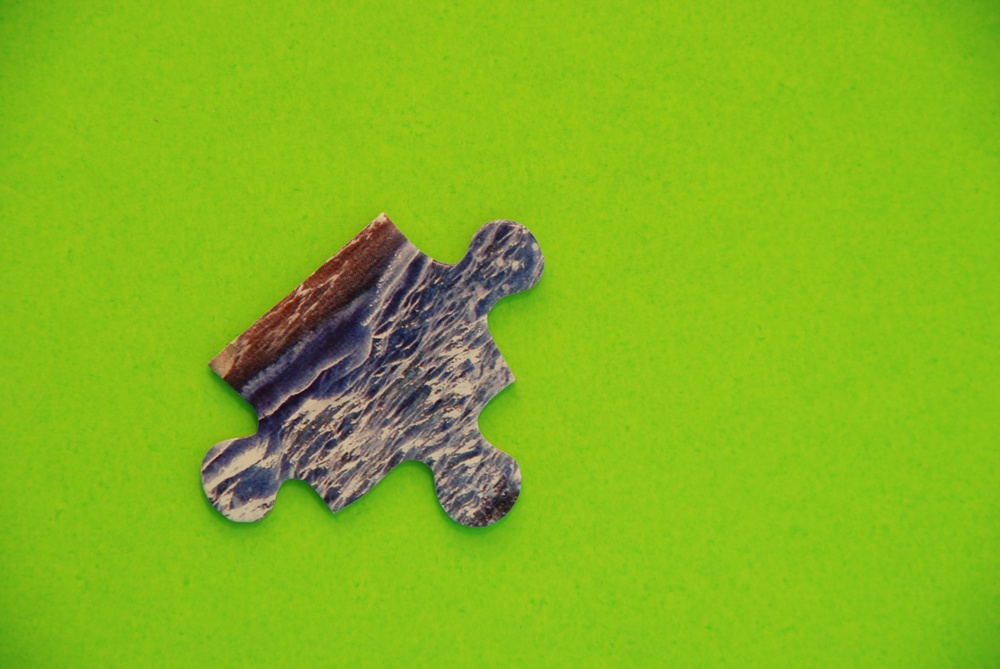
#> input picture data/unicorn/11.jpg, 1000 x 669 px, shrunk from 3872 x 2592 before the run
$ python process_piece.py   (older library calls are emulated)
#> lines starting #> are read from the running program, lines starting #| are printed output that depends on the picture; after the words box and inside, x2 and y2 are one past the last pixel; in counts of white or black regions, pixels touching at a corner belong together
#> further down, img is the input picture: shape (669, 1000, 3); mean B, G, R 29.3, 182.8, 132.8
#This script extract features abut puzzle peace
import numpy as np
import cv2
import scipy
from scipy.ndimage import measurements
from matplotlib import pyplot


#Assumes img has only one piece in it. Returns a mask where 1 is the piece, 0 outside
def locate_piece(img):
    #Extract puzzle peace mask by color
    gray_image = cv2.cvtColor(img, cv2.COLOR_BGR2GRAY)
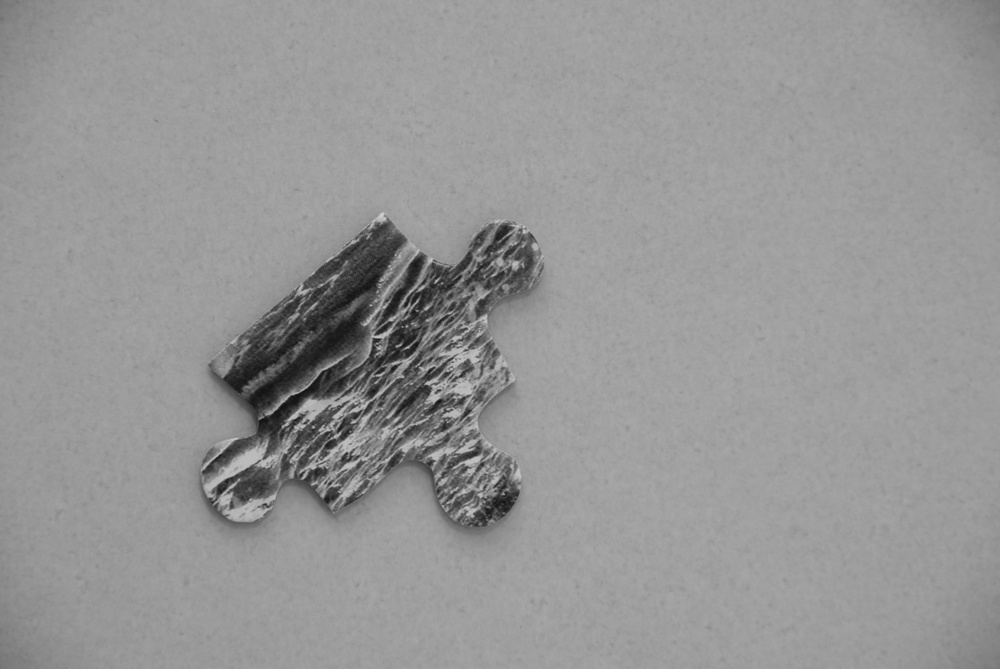
#> gray_image: shape (669, 1000); min 15, max 211, mean 150.3
    g = img[:,:,1]
    relative_g = g/(gray_image+1); #Relative green propotion
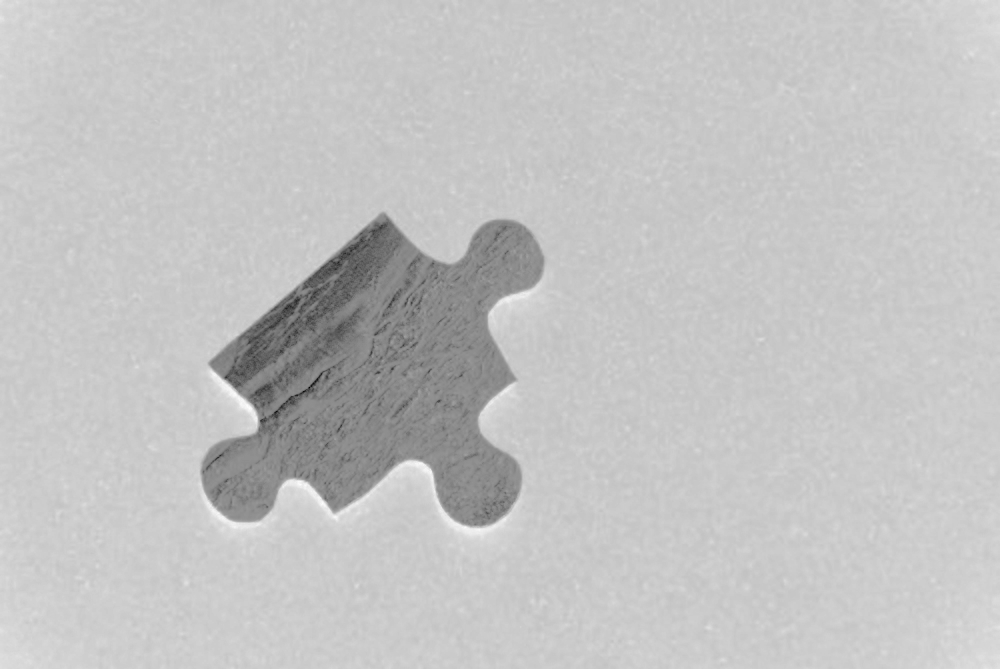
#> relative_g: shape (669, 1000) float64; min 0.4, max 1.44, mean 1.2; drawn with min black and max white
    mask = cv2.inRange(relative_g, 1.10, 1.30)
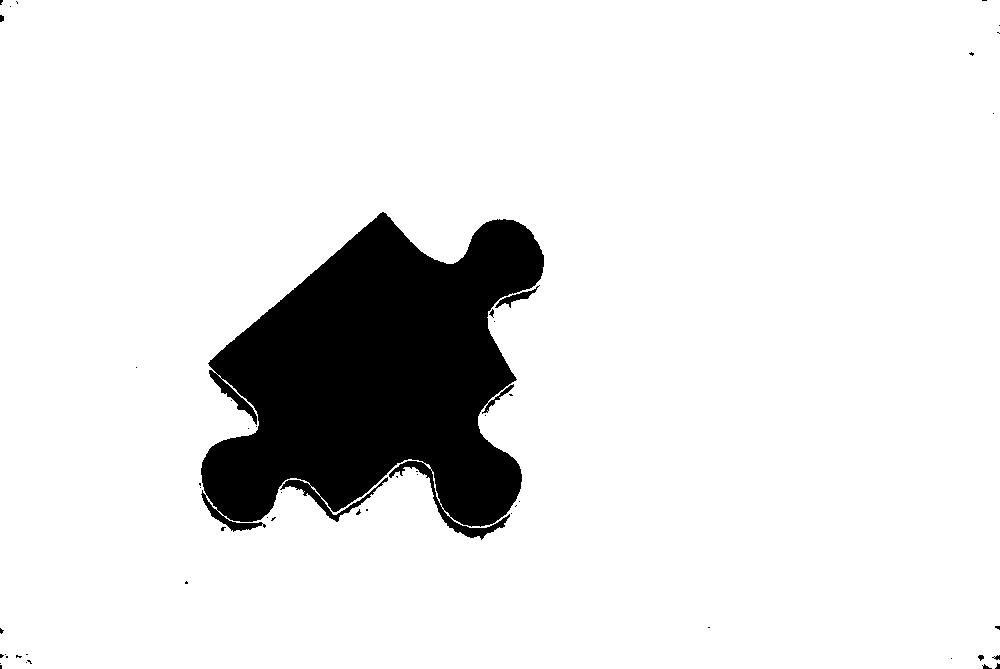
#> mask: shape (669, 1000); 89.4% white; 51 black regions (44 under 20 px), largest, box (x1, y1, x2, y2) and area: (201, 212, 544, 540) 70297, (495, 285, 540, 308) 239, (0, 15, 4, 22) 24
    tmp,mask = cv2.threshold(mask, 100,1, cv2.THRESH_BINARY_INV);

    #Run Morphological Transformations filter out the main peace
    #Main peace is the largest cluster after background
    labeled_array, n_labels = scipy.ndimage.measurements.label(mask)
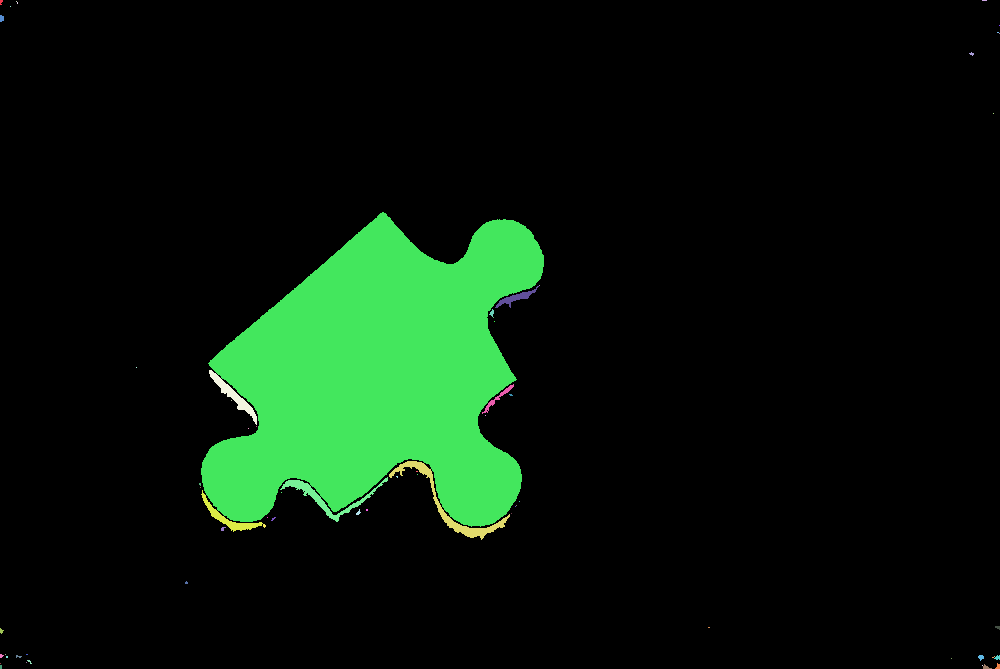
#> labeled_array: shape (669, 1000) int32; 66 distinct labels, from 0 to 65; one colour per label, 0 black
#> n_labels = 65
    hist,tmp = np.histogram(labeled_array,n_labels)
#> hist = 65 values, max 598135 at index 0, min 1 at index 3, mean 10292.3; tmp = 66 values from 0 to 65
    hist = hist[1:]
#> hist = 64 values, max 67533 at index 11, min 1 at index 2, mean 1107.3
    mask = (labeled_array == (np.argmax(hist)+1))
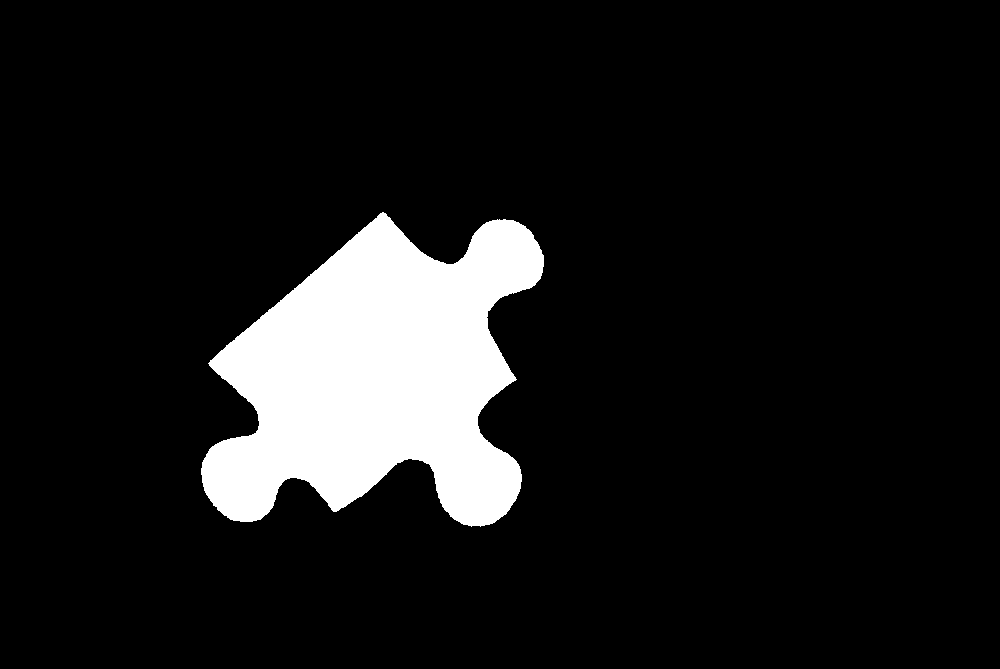
#> mask: shape (669, 1000) bool; 10.1% white; 1 white region

    return mask

#This function preprocess piece data, finds contour and orientation
#Returns:
#   cnt - contour of the piece (rotated)
#   mask - piece mask (rotated)
#   img - piece image (rotated)
#   rect - piece rectangular and rotation at the original image(degrees)
#Inputs:
#is_plot=0 - no plotting, 1 - plot rotated pice, 2 - rotate original pice with contour on it
def preprocess_piece(mask,img, is_plot=0):

    #Find piece countour
#> called with is_plot = 1
    tmp,contours,hierarchy = cv2.findContours(image=mask.astype(np.uint8), mode=cv2.RETR_EXTERNAL, method=cv2.CHAIN_APPROX_NONE)
#> contours = 1 contour; box (x1, y1, x2, y2) and area: (201, 212, 544, 527) 66930
    cnt = contours[0].reshape(-1,2); #We assume only one contour
#> cnt = 1205 pairs, first value 201 to 543, second value 212 to 526

    #Find bounding box with orientation
    rect = cv2.minAreaRect(cnt)
#> rect = ((371.8, 370), (316.7, 329.9), -86.72)

    #Find Center of piece and angle
    center = (np.array(rect[0])+np.array(rect[1]))/2;
#> center = [344.3, 349.9]
    angle = rect[2]*np.pi/180
#> angle = -1.51

    #Rotate

    #Rotate contour
    rot = np.array([[np.cos(angle), np.sin(angle)],[-np.sin(angle), np.cos(angle)]]);
#> rot = [[0.0573, -0.998], [0.998, 0.0573]]
    cnt_rotated = (np.matmul(rot,(cnt-center).T).T+center);
#> cnt_rotated = 1205 pairs, first value 167.5 to 484.2, second value 213.7 to 543.5

    #Get new bounding box
    x,y,w1,h1 = cv2.boundingRect(cnt_rotated.astype(np.int32))
#> x = 167; y = 213; w1 = 318; h1 = 331

    #Rotate images
    rotMat = cv2.getRotationMatrix2D(tuple(center),angle*180/np.pi, 1.0)
#> rotMat = [[0.0573, -0.998, 673.9], [0.998, 0.0573, -13.82]]
    ros,cols,tmp = img.shape
#> ros = 669; cols = 1000; tmp = 3
    img_rotated = cv2.warpAffine(img,rotMat,(ros,cols));
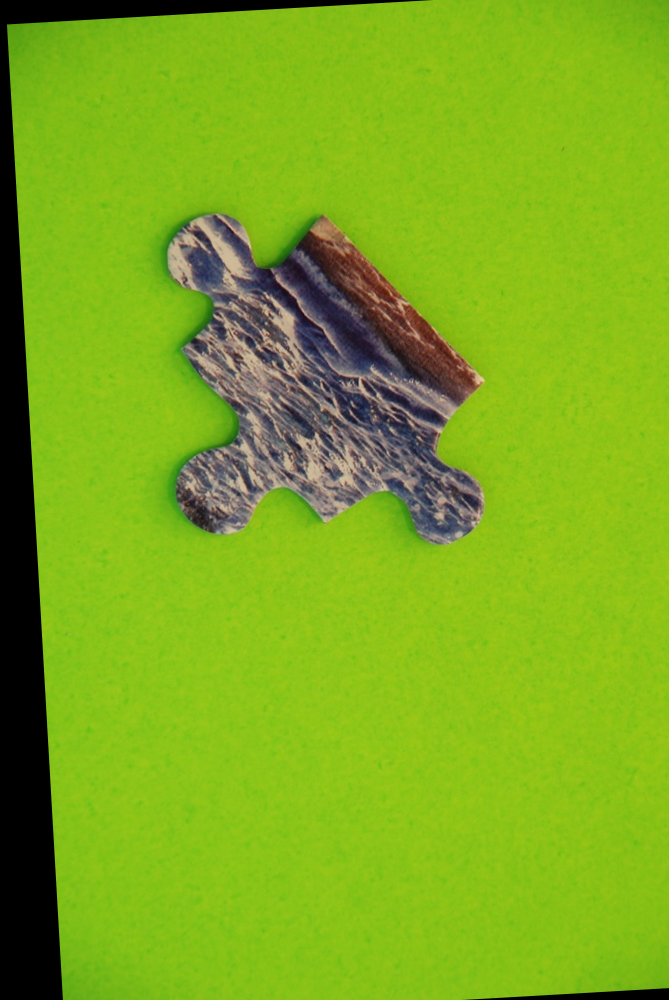
#> img_rotated: shape (1000, 669, 3); mean B, G, R 28.1, 171.2, 124.7

    #Trim image to fit the piece
    img_rotated=img_rotated[y:(y+h1),x:(x+w1),:]
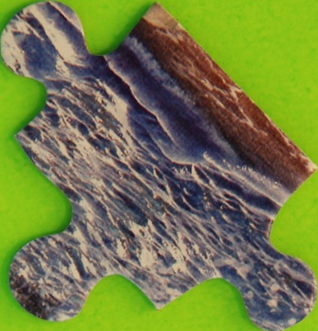
#> img_rotated: shape (331, 318, 3); mean B, G, R 68.3, 125.7, 113.9
    cnt_rotated = (cnt_rotated-np.array([x,y])).astype(np.int32);
#> cnt_rotated = 1205 pairs, first value 0 to 317, second value 0 to 330
    mask_rotated = np.zeros(np.array([h1,w1]), int);
#> (the run stopped early here; a loop or call above may not have finished)

$ run again, with data/unicorn/0.jpg copied over data/unicorn/11.jpg
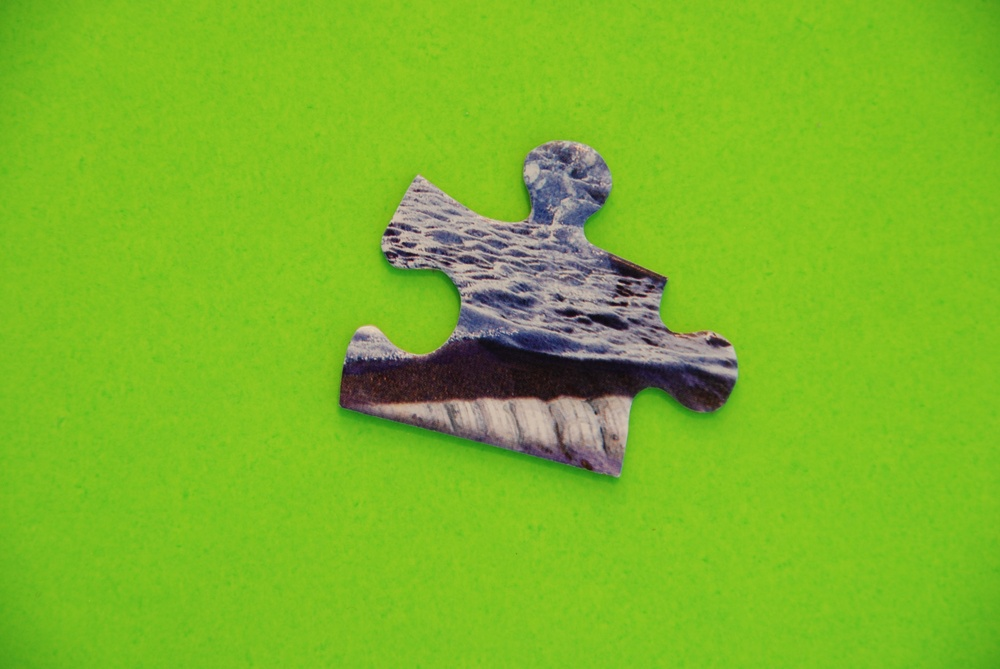
#> input picture data/unicorn/0.jpg, 1000 x 669 px, shrunk from 3872 x 2592 before the run
#> img is the input picture: shape (669, 1000, 3); mean B, G, R 38.9, 183.8, 124.5
#> in locate_piece, `labeled_array, n_labels = scipy.ndimage.measurements.label(mask)`:
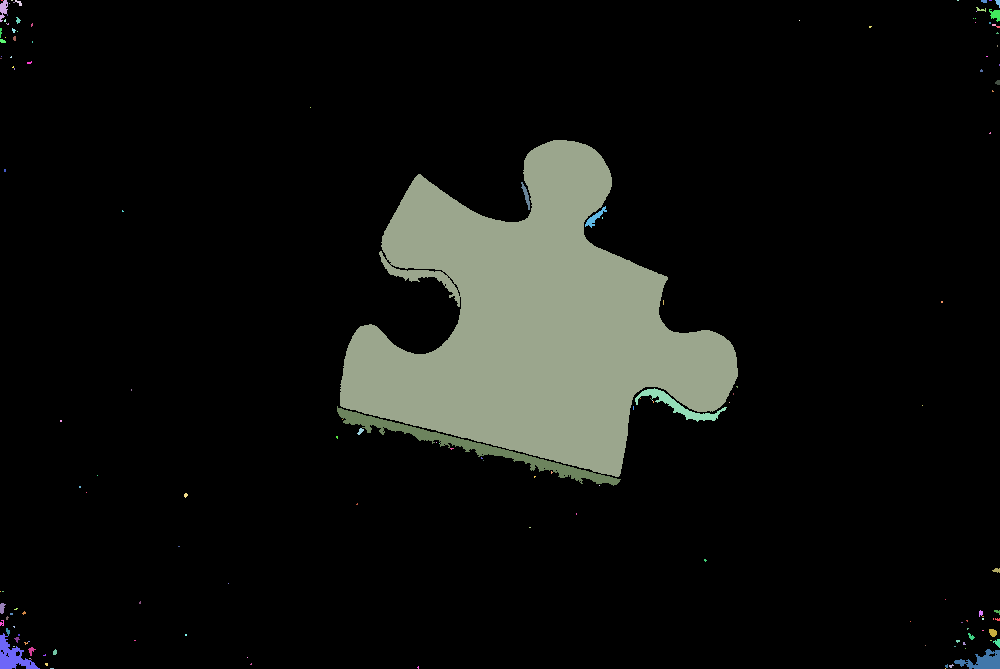
#> labeled_array: shape (669, 1000) int32; 148 distinct labels, from 0 to 147; one colour per label, 0 black
#> n_labels = 147
#> in locate_piece, `hist,tmp = np.histogram(labeled_array,n_labels)`: hist = 147 values, max 592928 at index 0, min 1 at index 10, mean 4551; tmp = 148 values from 0 to 147
#> in locate_piece, `hist = hist[1:]`: hist = 146 values, max 70189 at index 49, min 1 at index 9, mean 521
#> contours = 1 contour; box (x1, y1, x2, y2) and area: (340, 140, 738, 477) 69572
#> cnt = 1481 pairs, first value 340 to 737, second value 140 to 476
#> rect = ((557.7, 299.5), (315.2, 385.2), -75.79)
#> center = [436.5, 342.3]
#> angle = -1.32
#> rot = [[0.246, -0.969], [0.969, 0.246]]
#> in preprocess_piece, `cnt_rotated = (np.matmul(rot,(cnt-center).T).T+center);`: cnt_rotated = 1481 pairs, first value 350.2 to 665.4, second value 256.7 to 641.9
#> x = 350; y = 256; w1 = 316; h1 = 386
#> rotMat = [[0.246, -0.969, 661.2], [0.969, 0.246, -164.9]]
#> in preprocess_piece, `img_rotated=img_rotated[y:(y+h1),x:(x+w1),:]`:
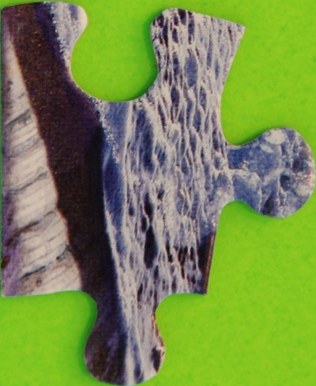
#> img_rotated: shape (386, 316, 3); mean B, G, R 75.4, 140.2, 118.8
#> in preprocess_piece, `cnt_rotated = (cnt_rotated-np.array([x,y])).astype(np.int32);`: cnt_rotated = 1481 pairs, first value 0 to 315, second value 0 to 385
